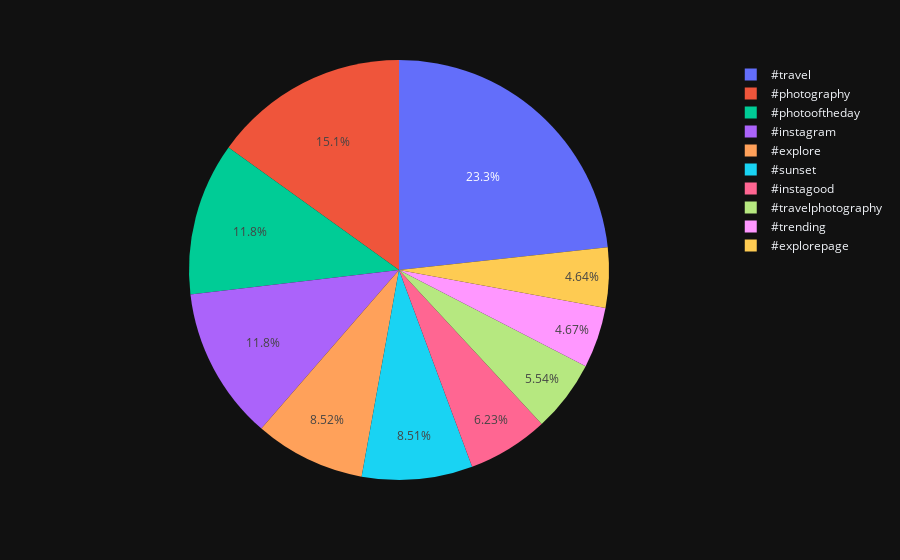

The notebook cell saved with this chart:
### Code cell
tagdf = idf.groupby('tag')['posts'].sum().reset_index()
tagdf.sort_values(by='posts',ascending=False,inplace=True)
fig = px.pie(tagdf[:10], 'tag', 'posts' )
fig

### Figure 1 — Plotly figure (JSON) as saved in the notebook; plotly's stock layout.template omitted (floating-point values rounded to 4 significant figures)
{"data": [{"domain": {"x": [0.0, 1.0], "y": [0.0, 1.0]}, "hovertemplate": "tag=%{label}<br>posts=%{value}<extra></extra>", "labels": ["#travel", "#photography", "#photooftheday", "#instagram", "#explore", "#sunset", "#instagood", "#travelphotography", "#trending", "#explorepage"], "legendgroup": "", "name": "", "showlegend": true, "values": [6071000000.0, 3933000000.0, 3074000000.0, 3069000000.0, 2224000000.0, 2220000000.0, 1625000000.0, 1445000000.0, 1217000000.0, 1209000000.0], "type": "pie"}], "layout": {"legend": {"tracegroupgap": 0}, "margin": {"t": 60}}}
